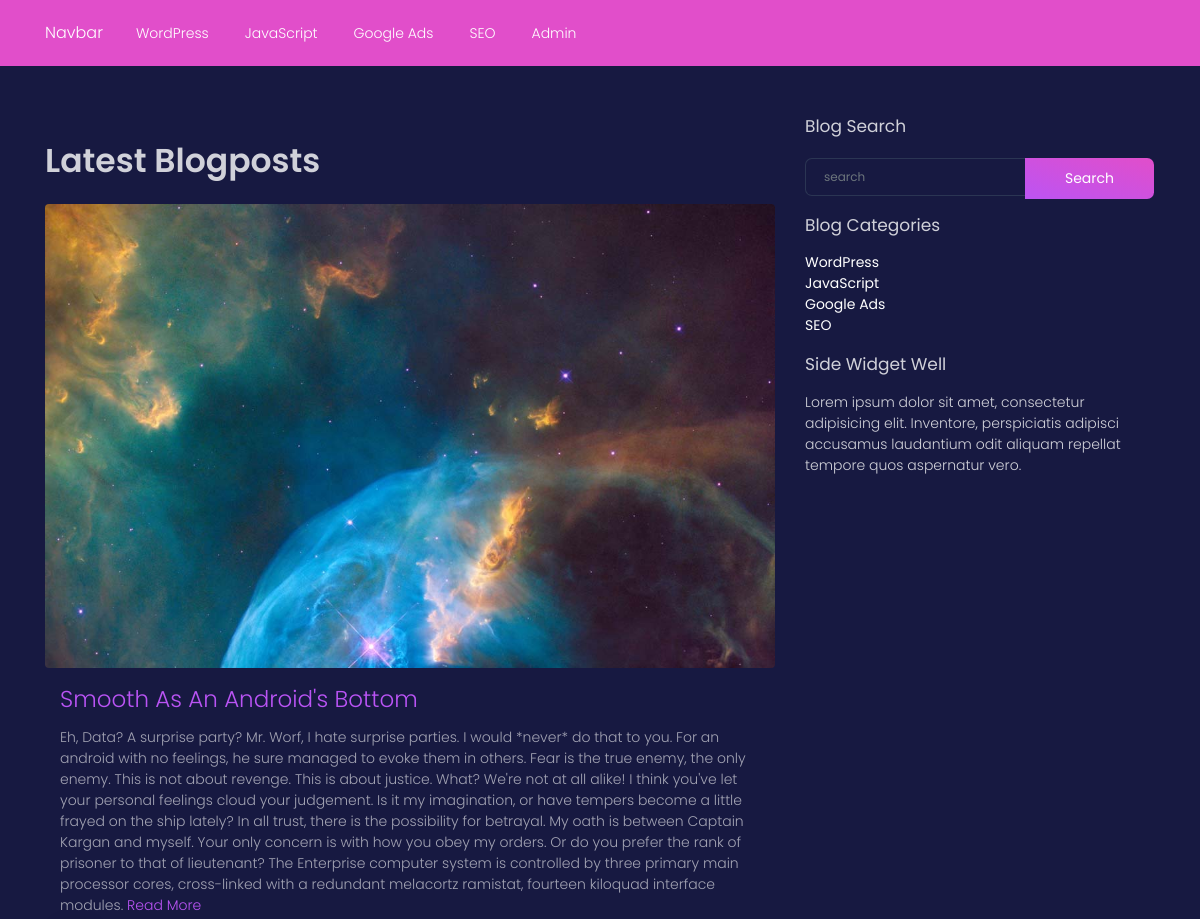
Before: / (upper part) with the older database file.
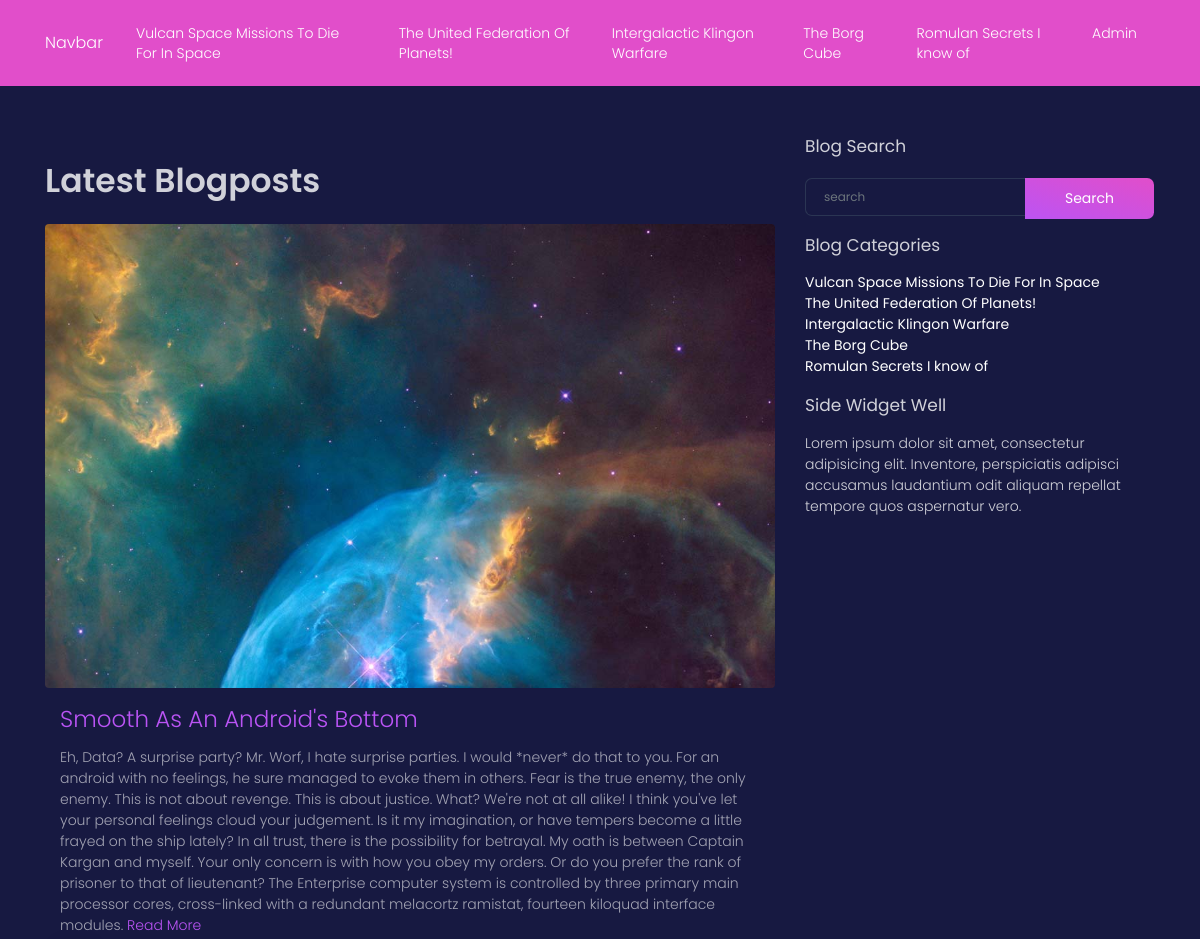
After: the same page with the newer database file.
### tables this page shows
CREATE TABLE `categories` (
  `cat_id` int(11) unsigned NOT NULL AUTO_INCREMENT,
  `cat_title` varchar(255) DEFAULT NULL,
  PRIMARY KEY (`cat_id`)
);

CREATE TABLE `posts` (
  `post_id` int(11) unsigned NOT NULL AUTO_INCREMENT,
  `post_category_id` int(11) DEFAULT NULL,
  `post_title` varchar(255) DEFAULT NULL,
  `post_author` varchar(255) DEFAULT NULL,
  `post_date` date DEFAULT NULL,
  `post_image` text,
  `post_content` text,
  `post_author_image` text,
  `post_tags` varchar(255) DEFAULT NULL,
  `post_comment_count` int(11) DEFAULT NULL,
  `post_status` varchar(355) DEFAULT 'Draft',
  PRIMARY KEY (`post_id`)
);

### index.php (the view, shortened to what this page needs)
<?php include 'includes/header.php' ?>
<div class="container">
    <div class="row">
        <div class="col-sm-8">
            <h1 class="title">Latest Blogposts</h1>
            <?php
            $query = "SELECT * FROM posts";
            $select_all_posts_query = mysqli_query($connection, $query);
            while ($row = mysqli_fetch_assoc($select_all_posts_query)) {
                $post_title = $row['post_title'];
                $post_image = $row['post_image'];
                $post_content = $row['post_content'];
                ?>
                <div class="card card-blog card-plain blog-horizontal">
                    <div class="card-image">
                        <a href="javascript:;">
                            <img class="img rounded" src="images/<?php echo $post_image; ?>.jpg" />
                        </a>
                        <div class="card-body">
                            <h3 class="card-title">
                                <a href="#"><?php echo $post_title; ?></a>
                            </h3>
                            <p class="card-description">
                                <?php echo $post_content; ?>
                                <a href="javascript:;"> Read More </a>
                            </p>
                        </div>
                    </div>
                </div>
            <?php } ?>
        </div>
        <div class="col-sm-4">
            <?php include 'includes/sidebar.php' ?>
        </div>
    </div>
</div>
<?php include 'includes/footer.php' ?>

### includes/header.php (shortened to what this page needs)
<?php include 'includes/db.php' ?>
<!DOCTYPE html>
<html>
<head>
    <link href="css/nucleo-icons.css" rel="stylesheet">
    <link type="text/css" href="css/blk-design-system.min.css" rel="stylesheet">
</head>
<body>
    <nav class="navbar navbar-expand-lg bg-primary mb-5">
        <div class="container">
            <a class="navbar-brand" href="#">Navbar</a>
            <div class="collapse navbar-collapse" id="navbarNav">
                <ul class="navbar-nav">
                    <?php
                    $query = "SELECT * FROM categories";
                    $select_all_categories_query = mysqli_query($connection, $query);
                    while ($row = mysqli_fetch_assoc($select_all_categories_query)) {
                        $cat_title = $row['cat_title'];
                        ?>
                        <li class="nav-item">
                            <a class="nav-link" href="#"><?php echo $cat_title; ?></a>
                        </li>
                        <?php
                    }
                    ?>
                    <li class="nav-item">
                        <a class="nav-link" href="admin/admin-index.php">Admin</a>
                    </li>
                </ul>
            </div>
        </div>
    </nav>

### includes/sidebar.php
<div class="well">
    <h4>Blog Search</h4>
    <form class="form" action="search.php" method="post">
        <div class="input-group">
            <input type="text" class="form-control mt-1" placeholder="search" name="search">
            <div class="input-group-append">
                <button class="btn btn-primary" type="submit" name="submit">Search</button>
            </div>
        </div>
    </form>
</div>
<div class="well">
    <h4>Blog Categories</h4>
    <ul class="list-unstyled">
        <?php
        $query = "SELECT * FROM categories";
        $select_all_categories_query = mysqli_query($connection, $query);
        while ($row = mysqli_fetch_assoc($select_all_categories_query)) {
            $cat_title = $row['cat_title'];
            ?>
            <li>
                <ahref="#"><?php echo $cat_title; ?></a>
            </li>
            <?php
        }
        ?>
    </ul>
</div>
<div class="well">
    <h4>Side Widget Well</h4>
    <p>Lorem ipsum dolor sit amet, consectetur adipisicing elit. Inventore, perspiciatis adipisci accusamus laudantium odit aliquam repellat tempore quos aspernatur vero.</p>
</div>

Changed rows visible on the page:
removed categories: cat_title "WordPress"
removed categories: cat_title "JavaScript"
removed categories: cat_title "Google Ads"
removed categories: cat_title "SEO"
added categories: cat_title "Vulcan Space Missions To Die For In Space"
added categories: cat_title "The United Federation Of Planets!"
added categories: cat_title "Intergalactic Klingon Warfare"
added categories: cat_title "The Borg Cube"
added categories: cat_title "Romulan Secrets I know of"
